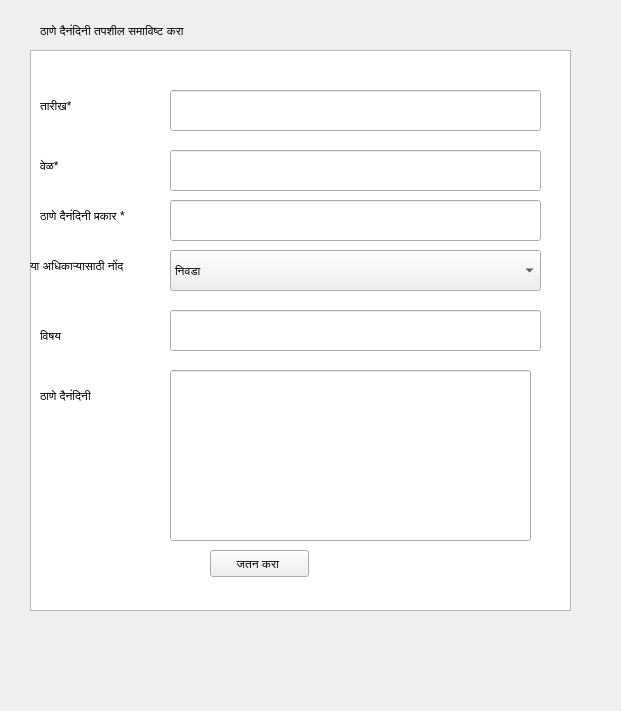
<?xml version="1.0" encoding="UTF-8"?>
<ui version="4.0">
 <class>Form</class>
 <widget class="QWidget" name="Form">
  <property name="geometry">
   <rect>
    <x>0</x>
    <y>0</y>
    <width>621</width>
    <height>711</height>
   </rect>
  </property>
  <property name="windowTitle">
   <string>Form</string>
  </property>
  <widget class="QLabel" name="label">
   <property name="geometry">
    <rect>
     <x>40</x>
     <y>20</y>
     <width>201</width>
     <height>21</height>
    </rect>
   </property>
   <property name="text">
    <string>ठाणे दैनंदिनी तपशील समाविष्ट करा</string>
   </property>
  </widget>
  <widget class="QListWidget" name="listWidget">
   <property name="geometry">
    <rect>
     <x>30</x>
     <y>50</y>
     <width>541</width>
     <height>561</height>
    </rect>
   </property>
  </widget>
  <widget class="QLabel" name="label_6">
   <property name="geometry">
    <rect>
     <x>30</x>
     <y>250</y>
     <width>161</width>
     <height>31</height>
    </rect>
   </property>
   <property name="text">
    <string>या अधिकाऱ्यासाठी नोंद </string>
   </property>
  </widget>
  <widget class="QLabel" name="label_5">
   <property name="geometry">
    <rect>
     <x>40</x>
     <y>90</y>
     <width>61</width>
     <height>31</height>
    </rect>
   </property>
   <property name="text">
    <string>तारीख*</string>
   </property>
  </widget>
  <widget class="QLabel" name="label_4">
   <property name="geometry">
    <rect>
     <x>40</x>
     <y>150</y>
     <width>51</width>
     <height>31</height>
    </rect>
   </property>
   <property name="text">
    <string>वेळ*</string>
   </property>
  </widget>
  <widget class="QLabel" name="label_7">
   <property name="geometry">
    <rect>
     <x>40</x>
     <y>200</y>
     <width>161</width>
     <height>31</height>
    </rect>
   </property>
   <property name="text">
    <string>ठाणे दैनंदिनी प्रकार *</string>
   </property>
  </widget>
  <widget class="QLabel" name="label_8">
   <property name="geometry">
    <rect>
     <x>40</x>
     <y>320</y>
     <width>91</width>
     <height>31</height>
    </rect>
   </property>
   <property name="text">
    <string>विषय</string>
   </property>
  </widget>
  <widget class="QLabel" name="label_9">
   <property name="geometry">
    <rect>
     <x>40</x>
     <y>380</y>
     <width>161</width>
     <height>31</height>
    </rect>
   </property>
   <property name="text">
    <string>ठाणे दैनंदिनी</string>
   </property>
  </widget>
  <widget class="QLineEdit" name="lineEdit_2">
   <property name="geometry">
    <rect>
     <x>170</x>
     <y>150</y>
     <width>371</width>
     <height>41</height>
    </rect>
   </property>
  </widget>
  <widget class="QComboBox" name="comboBox">
   <property name="geometry">
    <rect>
     <x>170</x>
     <y>250</y>
     <width>371</width>
     <height>41</height>
    </rect>
   </property>
   <item>
    <property name="text">
     <string>निवडा </string>
    </property>
   </item>
   <item>
    <property name="text">
     <string>New Item</string>
    </property>
   </item>
  </widget>
  <widget class="QLineEdit" name="lineEdit">
   <property name="geometry">
    <rect>
     <x>170</x>
     <y>90</y>
     <width>371</width>
     <height>41</height>
    </rect>
   </property>
  </widget>
  <widget class="QLineEdit" name="lineEdit_3">
   <property name="geometry">
    <rect>
     <x>170</x>
     <y>200</y>
     <width>371</width>
     <height>41</height>
    </rect>
   </property>
  </widget>
  <widget class="QLineEdit" name="lineEdit_4">
   <property name="geometry">
    <rect>
     <x>170</x>
     <y>310</y>
     <width>371</width>
     <height>41</height>
    </rect>
   </property>
  </widget>
  <widget class="QLineEdit" name="lineEdit_5">
   <property name="geometry">
    <rect>
     <x>170</x>
     <y>370</y>
     <width>361</width>
     <height>171</height>
    </rect>
   </property>
  </widget>
  <widget class="QPushButton" name="jatan">
   <property name="geometry">
    <rect>
     <x>210</x>
     <y>550</y>
     <width>99</width>
     <height>27</height>
    </rect>
   </property>
   <property name="text">
    <string>जतन करा </string>
   </property>
  </widget>
 </widget>
 <resources/>
 <connections/>
</ui>
